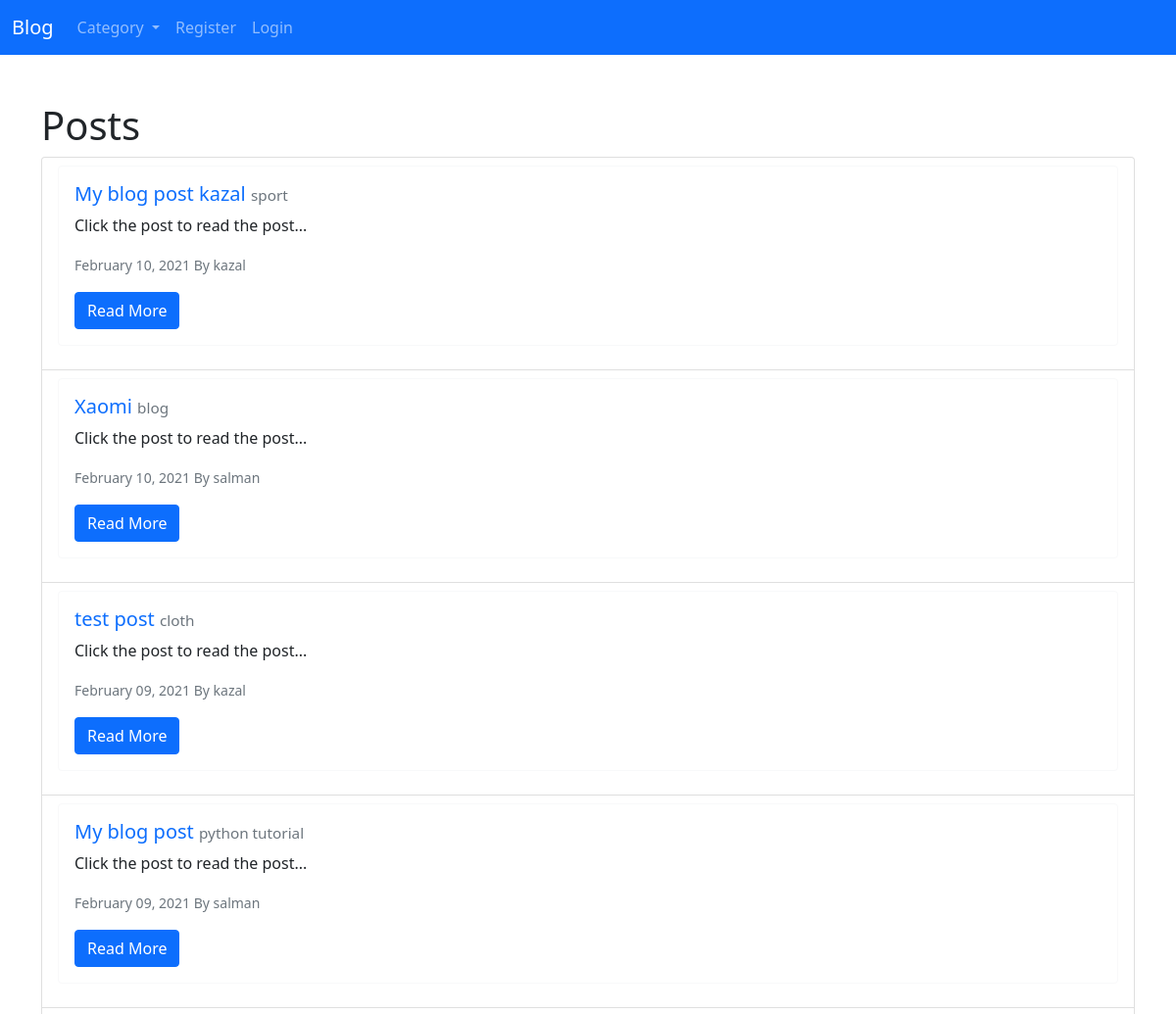
Before: / (upper part) with the older database file.
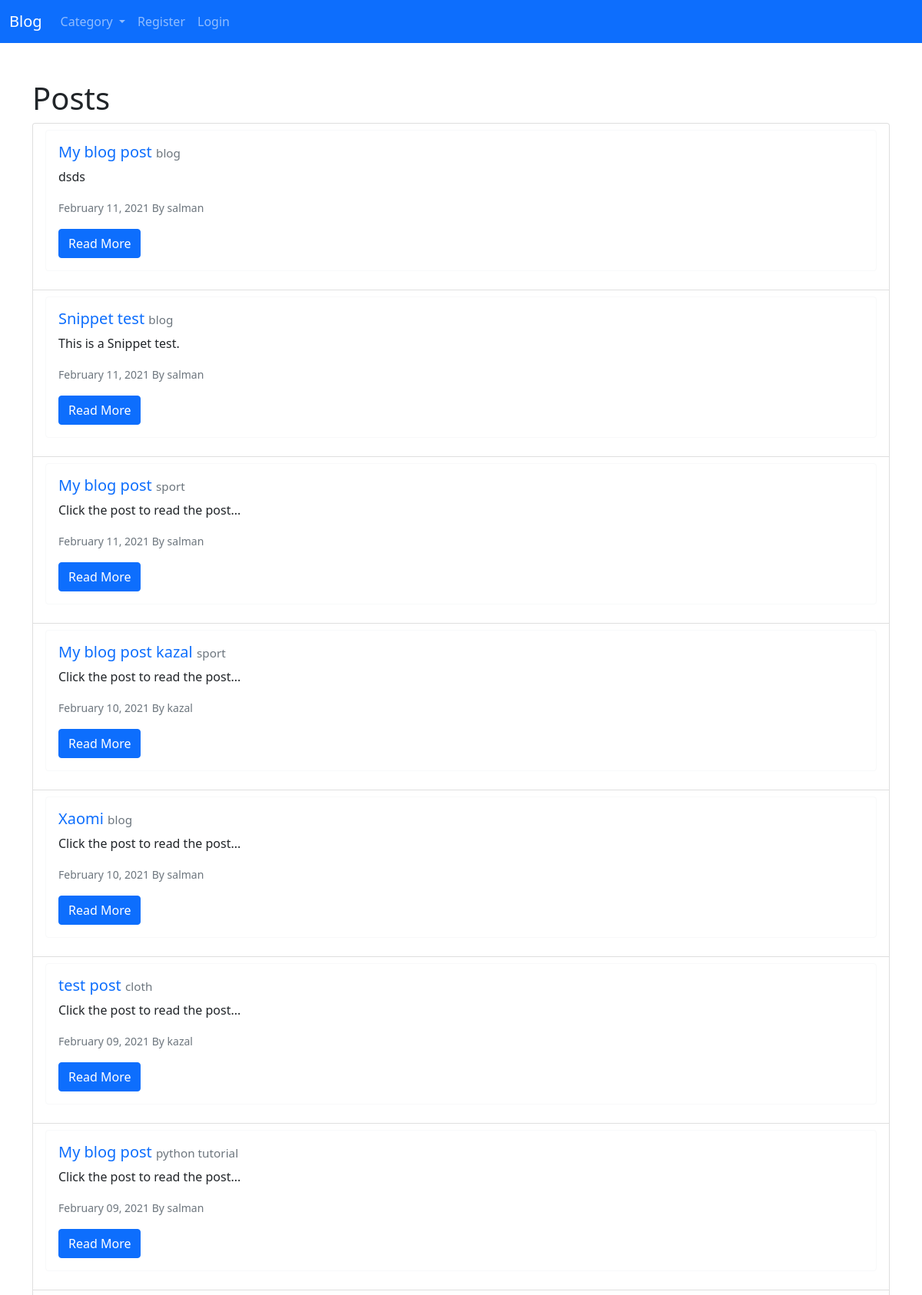
After: the same page with the newer database file.
### post/models.py (models this page shows, shortened)
class Post(models.Model):
    title = models.CharField(max_length=255)
    image = models.ImageField(null=True, blank=True, upload_to='images/')
    author = models.ForeignKey(User, on_delete=models.CASCADE)
    body = RichTextField(blank=True, null=True)
    created_at = models.DateTimeField(auto_now_add=True, blank=True)
    category = models.CharField(max_length=255, default='blog')
    snippet = models.CharField(max_length=255)
    likes = models.ManyToManyField(User, related_name='posts')
    class Meta:
        db_table = 'posts'

### post/views.py (the view)
# urls.py: path('', PostListView.as_view(), name='post_list_view'),
class PostListView(generic.ListView):
    model = Post
    template_name = 'post_list.html'
    ordering = ('-created_at')
    def get_context_data(self, **kwargs):
        context = super().get_context_data(**kwargs)
        context['category_menu'] = Category.objects.all()
        return context

### post/models.py (called while the page is built)
    def __str__(self):
        return self.name

### post/templates/post_list.html (shortened to what this page needs)
{% extends 'base.html' %}
{% block content %}
<h1>Posts</h1>
<ul class="list-group">
    {% for post in post_list %}
    <li class="list-group-item">
        <div class="card border-light mb-3">
            <div class="card-body">
                <h5 class="card-title">
                    <a href="{% url 'post_detail_view' post.pk %}" class="text-decoration-none">{{ post.title }}</a>
                    <small class="text-muted">
                        <a href="{% url 'category' post.category|slugify %}" class="text-secondary"
                            style="text-decoration: none;"><small class="text-muted">{{ post.category }}</small> </a>
                    </small>
                </h5>
                <p class="card-text">{{ post.snippet|safe }}</p>
                <p class="card-text">
                    <small class="text-muted">{{ post.created_at|date:'F d, Y' }} By {{ post.author}}</small>
                </p>
                <a href="{% url 'post_detail_view' post.pk %}" class="btn btn-primary">Read More</a>
            </div>
        </div>
    </li>
    {% endfor %}
</ul>
{% endblock %}

### post/templates/base.html (shortened to what this page needs)
<!doctype html>
<html lang="en">
<head>
    <link href="https://cdn.jsdelivr.net/npm/bootstrap@5.0.0-beta1/dist/css/bootstrap.min.css" rel="stylesheet"
>
</head>
<body>
    <nav class="navbar navbar-expand-lg navbar-dark bg-primary">
        <div class="container-fluid">
            <a class="navbar-brand" href="{% url 'post_list_view' %}">Blog</a>
            <div class="collapse navbar-collapse" id="navbarNav">
                <ul class="navbar-nav">
                    {% if category_menu %}
                    <li class="nav-item dropdown">
                        <a class="nav-link dropdown-toggle" href="#" id="navbarDropdown" role="button"
                            data-bs-toggle="dropdown" aria-expanded="false">
                            Category
                        </a>
                    </li>
                    {% else %}
                    <li class="nav-item">
                        <a class="nav-link" href="{% url 'category_list' %}">Category</a>
                    </li>
                    {% endif %}
                    {% if user.is_authenticated %}
                    <li class="nav-item">
                        <a class="nav-link" href="{% url 'add_post_view' %}">Add Post</a>
                    </li>
                    <li class="nav-item">
                        <a class="nav-link" href="{% url 'add_category_view' %}">Add Category</a>
                    </li>
                    <li class="nav-item">
                        <a class="nav-link" href="{% url 'edit_profile' %}">Edit Profile</a>
                    </li>
                    <li class="nav-item">
                        <a class="nav-link" href="{% url 'logout' %}">Logout</a>
                    </li>
                    {% else %}
                    <li class="nav-item">
                        <a class="nav-link" href="{% url 'register' %}">Register</a>
                    </li>
                    <li class="nav-item">
                        <a class="nav-link" href="{% url 'login' %}">Login</a>
                    </li>
                    {% endif %}
                </ul>
            </div>
        </div>
    </nav>
    <br></br>
    <div class="container">
        {% block content %}
        {% endblock %}
    </div>
</body>
</html>

Changed rows visible on the page:
added Post: title "My blog post", category "blog", snippet "dsds", created_at "February 11, 2021", author "salman"
added Post: title "Snippet test", category "blog", snippet "This is a Snippet test.", created_at "February 11, 2021", author "salman"
added Post: title "My blog post", category "sport", snippet "Click the post to read the post...", created_at "February 11, 2021", author "salman"
